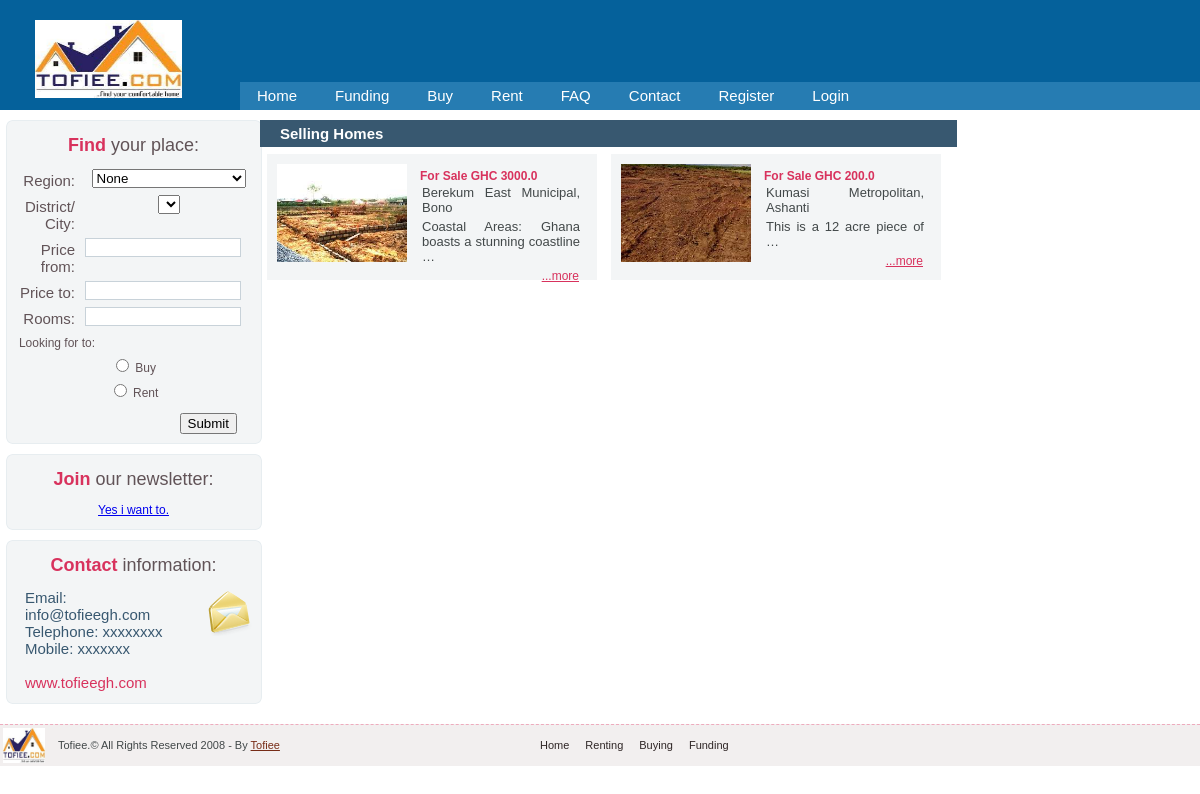
Before: /rent/ with the older database file.
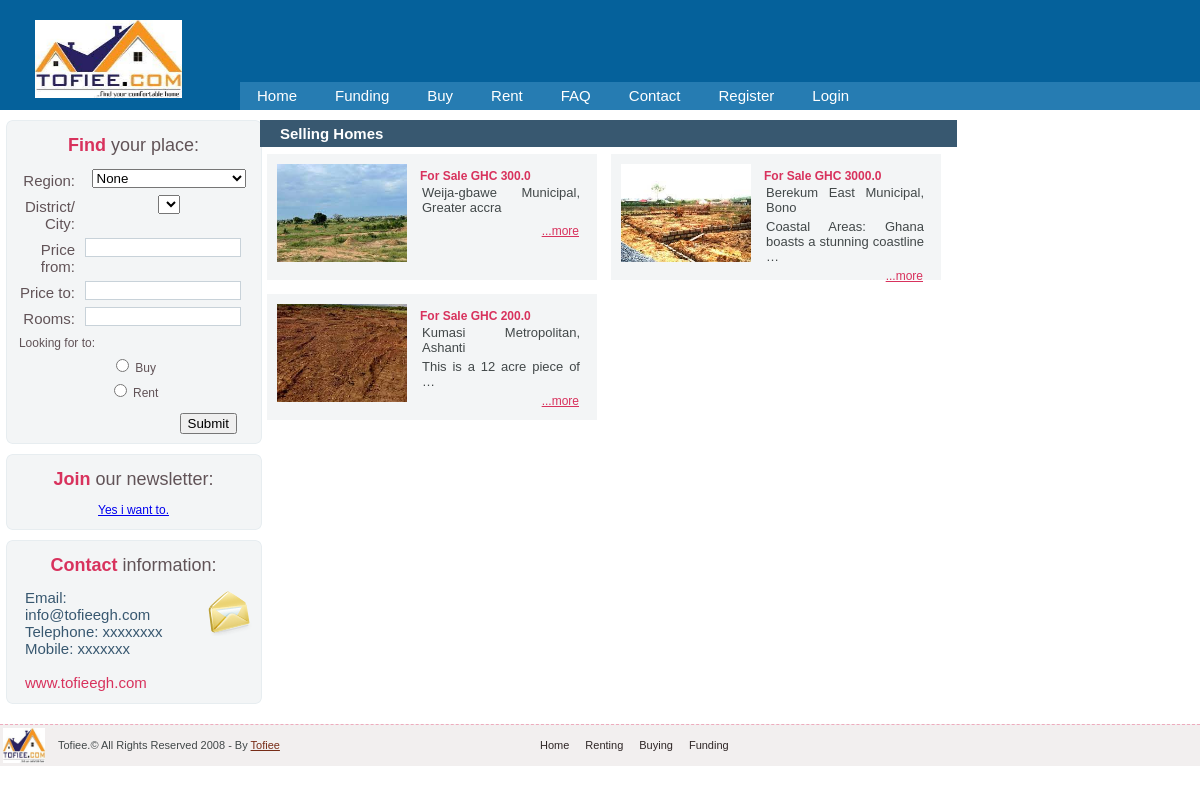
After: the same page with the newer database file.
### tofiee/models.py (models this page shows, shortened)
class Member(models.Model):
  username = models.CharField(max_length=15, default='none')
  price = models.FloatField()
  title = models.CharField(max_length=50)
  region = models.CharField(max_length=25, default='none')
  city = models.CharField(max_length=50, default='none')
  town = models.CharField(max_length=50, default='none')
  description = models.CharField(max_length=1000, blank=True)
  date = models.DateField(default=datetime.now())
  size = models.CharField(max_length=50, default='none', blank=True)
  contact = models.CharField(max_length=10, blank=True)
  dp = models.ImageField(upload_to='images/',default='default.jpg', blank=True)
  pic1 = models.ImageField(upload_to='images/',default='default.jpg', blank=True)
  pic2 = models.ImageField(upload_to='images/',default='default.jpg', blank=True)
  pic3 = models.ImageField(upload_to='images/',default='default.jpg', blank=True)
  pic4 = models.ImageField(upload_to='images/',default='default.jpg', blank=True)
  pic5 = models.ImageField(upload_to='images/',default='default.jpg', blank=True)
  pic6= models.ImageField(upload_to='images/',default='default.jpg', blank=True)
  rooms = models.FloatField(max_length=50)
  bathrooms = models.FloatField(max_length=50)
  utilities = models.CharField(max_length=100)
  category = models.CharField(max_length=100, default='none')
  active = models.CharField(max_length=10, default='0', blank=True)
  slug = models.SlugField(max_length=200, unique=True)
  newsletter = models.CharField(max_length=100, default=0)
  document_a = models.FloatField(max_length=100, default=0)
  document_b = models.FloatField(max_length=100, default=0)
  document_c = models.FloatField(max_length=100, default=0)
  availability_from = models.DateField(max_length=100, default=datetime.now(),  blank=True)
  availability_to = models.DateField(max_length=100, default=datetime.now(), blank=True)

### tofiee/views.py (the view)
# urls.py: path("rent/", tf.rent, name="rent"),
def rent(request):
    member = Member.objects.all().order_by('-date')
    return render (request=request, template_name="rent.html", context={"member":member})

### tofiee/templates/rent.html
{% extends "base.html" %}
{% block content %}
{% load static %}
<div class="column4">
    <div class="title" style="float:left;">
      <div style="float:left;">Selling Homes</div>
    </div>
    {% for i in member %}
    <div class="offer_box_wide"> <a href="#"><img src="{{ i.dp.url }}" width="130" height="98" class="img_left" alt="" border="0"/></a>
      <div class="offer_info"> <span>For Sale GHC {{ i.price }}</span>
        <p class="titl"> {{ i.city }}, {{ i.region }}</p>
        <p class="titl"> {{ i.description|truncatewords:7  }}</p>
        <div class="more"><a href="{% url 'post_detail' i.slug  %}">...more</a></div>
      </div>
    </div>
    {% endfor %}
    {% endblock %}

Changed rows visible on the page:
added Member: dp (picture), price "300.0", city "Weija-gbawe Municipal", region "Greater accra"
